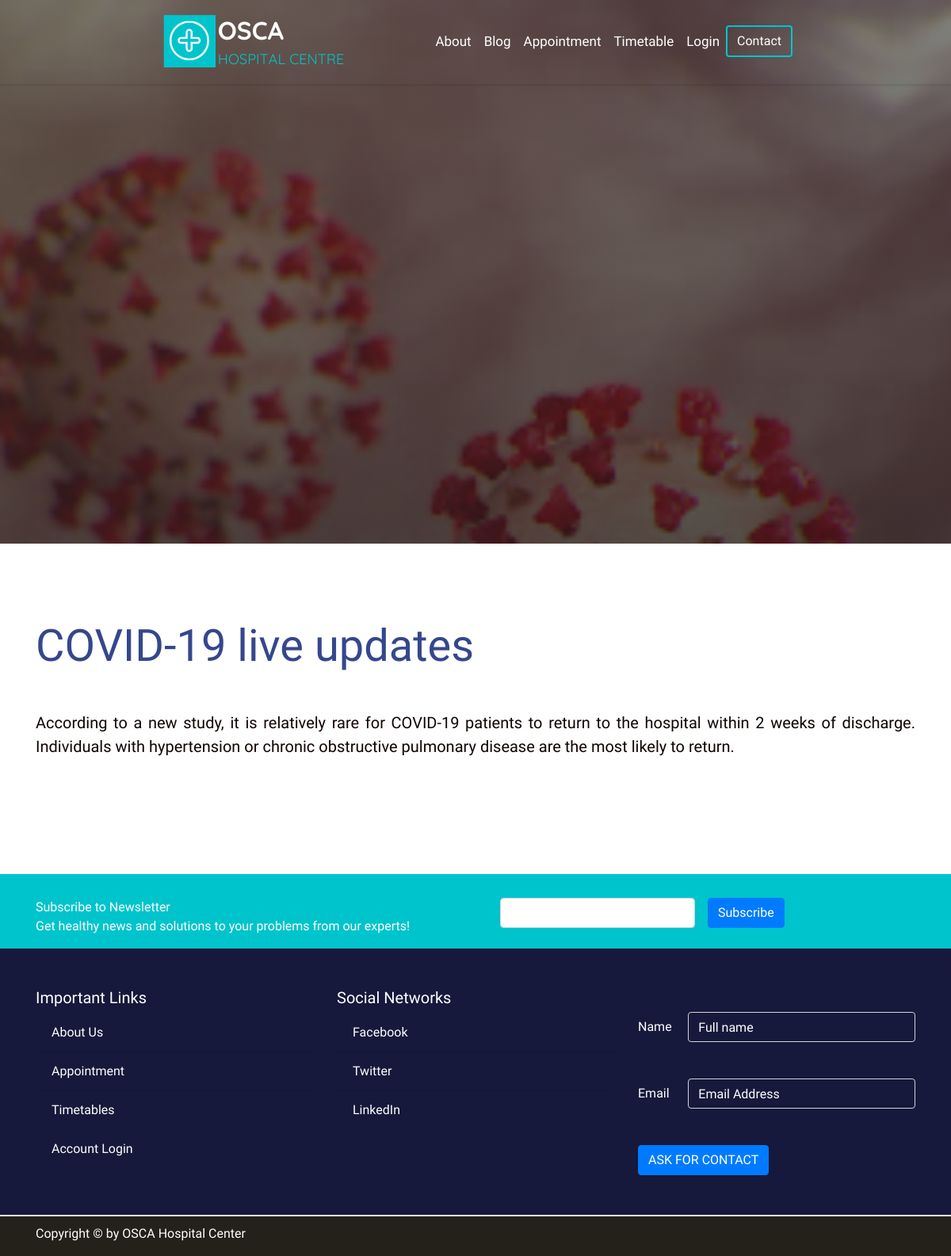
The page /templates/blog_post_template.php?id=15 on the database its author committed.
### tables this page shows
CREATE TABLE `post` (
  `post_id` int(11) NOT NULL,
  `post_dir` varchar(500) NOT NULL,
  `post_title` varchar(100) NOT NULL,
  `post_description` varchar(10000) NOT NULL
);

### controller/config.inc.php (called while the page is built, shortened)
<?php
$servername = "localhost";
$db_username = "root";
$db_password = "";
$db_name = "osca_new";
function getArray($query)
{
  global $servername, $db_username, $db_password, $db_name;
  $conn = mysqli_connect($servername, $db_username, $db_password, $db_name);
  $result = mysqli_query($conn, $query);
  if (mysqli_num_rows($result) < 2) {
    return mysqli_fetch_assoc($result);
  }
  $data = array();
  return $data;
}

### controller/Controller.php (called while the page is built, shortened)
<?php
require_once 'config.inc.php';
function getPost($post_id)
{
    $query = "SELECT * FROM `post` WHERE `post_id` = '$post_id' ";
    $post = getArray($query);
    return $post;
}

### templates/blog_post_template.php (the view, shortened to what this page needs)
<?php
include('../includes/header.php');
require_once '../controller/Controller.php';
$post_id = $_REQUEST["id"];
$post = getPost($post_id);
?>
<body>
  <div class="jumbotron jumbotron-fluid single-blog-hero" style="background-image:linear-gradient(9deg, rgba(24,25,28,1) 0%, rgba(25,26,30,0.5578606442577031) 100%),url(/assets/images/uploaded_images/post_images/<?php echo $post["post_dir"] ?>)">
  </div>
  <div class="jumbotron jumbotron-fluid">
    <div class="container">
      <h1 class="display-4 blog-post-tile"><?php echo $post["post_title"] ?></h1>
      <p class="lead blog-post-p">
        <?php echo $post["post_description"] ?>
      </p>
    </div>
  </div>
</body>
<?php
include('../includes/footer.php');
?>

### assets/css/styles.css (style rules this page uses)
* { font-family: "Oswald", sans-serif; margin: 0; padding: 0; color: #0f0402; }
.jumbotron-fluid { background-color: transparent !important; }
.single-blog-hero, .single-doctor-hero { min-height: 700px; overflow: hidden; background-attachment: fixed; background-position: center; background-repeat: no-repeat; background-size: cover; margin-top: -120px; }
.blog-post-tile, .doctor-post-title, .patient-post-title { color: #35478c !important; padding-bottom: 40px; }
.blog-post-p, .doctor-post-p, .patient-post-p { text-align: justify; }
::placeholder { color: white !important; }

### rows shown on the page
post: post_dir (picture), post_title "COVID-19 live updates", post_description "According to a new study, it is relatively rare for COVID-19 patients to return to the hospital within 2 weeks of discharge. Individuals with hypertension or chronic obstructive pulmonary disease are the most likely to return."
